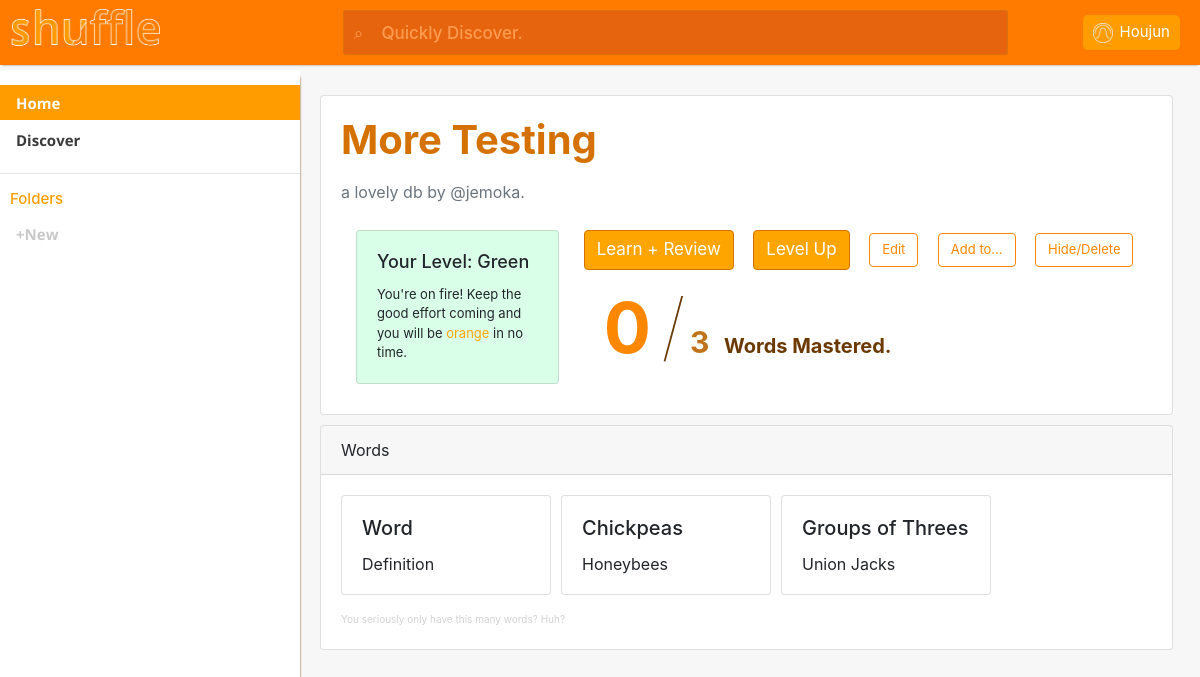
The app's page /databases/42/ (signed in) with its own data.
### account/models.py (models this page shows)
class User(AbstractUser):
    verified = models.BooleanField(default=False)
    points = models.IntegerField(default=0)
    setCount = models.IntegerField(default=20)

### dbapi/models.py (models this page shows, shortened)
class Database(models.Model):
    name = models.CharField(max_length=255, default="", help_text='Name')
    description = models.TextField(default="", help_text='Description')
    owner = models.ForeignKey(User, null=True, on_delete=models.CASCADE, related_name='databases')
    folder = models.ForeignKey(Folder, null=True, blank=True, on_delete=models.SET_NULL, related_name='databases')

class Word(models.Model):
    term = models.TextField(default="", help_text='Term')
    definition = models.TextField(default="", help_text='Definition')
    image_url = models.CharField(max_length=500, null=True, blank=True, help_text='Image URL')
    database = models.ForeignKey(Database, null=True, on_delete=models.CASCADE, related_name='words')

### database/views.py (the view)
# urls.py: path('<int:database_id>/', views.database_view, name="database_view"),
@login_required(login_url='/login')
def database_view(request, database_id):
    template = loader.get_template('database/db.html')
    folders = request.user.folders.all()
    folderContext = []
    for folder in folders:
        folderContext.append([folder.id, folder.name])
    database = Database.objects.get(pk=database_id)
    words = []
    for word in database.words.all():
        words.append([word.term, word.definition])
    ls = request.user.user_levels.all().filter(db_id=database_id)
    if len(ls) == 0:
        levelSpec = LevelDesc(db=database, user=request.user, points=0, mastered=0)
    else:
        levelSpec = ls[0]
    levelSpec.lastAccess = datetime.today()
    levelSpec.save()
    owned = []
    databases = request.user.user_levels.all().order_by("-lastAccess")
    for i in databases:
        if i.db.owner == request.user:
            owned.append([i.db.name, i.db.description, i.db.owner.username, i.points, i.db.id])
    return HttpResponse(template.render({"username": request.user.username, "firstname": request.user.first_name, "points": request.user.points, "folders": folderContext, "words": words, "dbname": database.name, "dbdesc": database.description, "dbowner": database.owner.username, "dbid": database_id, "dbPoints": levelSpec.points, "mastered":  levelSpec.mastered, "count": len(database.words.all()), "owned": owned}, request))

### shuffle/templates/database/db.html (shortened to what this page needs)
{% load static %}
<!DOCTYPE html>
<html>
    <head>
        <link href="{% static "masters/css/bootstrap/bootstrap.css" %}" rel="stylesheet">
        <link href="{% static "masters/css/a-master.css" %}" rel="stylesheet">
        <link href="{% static "database/css/db.css" %}" rel="stylesheet">
    </head>
    <body>
        <div id="content-wrapper">
            <div id="nav-wrapper">
                <topnav class="clearfix">
                    <a href="/" style="padding-right: 3vw">
                        <img id="topnav-img" src="{% static "masters/img/shuffle-brand.png" %}" alt="shuffle branding">
                    </a>
                    <form class="search" action="/search/" method="get" style="display: inline-block">
                        <input style="display:inline-block;" class="search-box" type="text" name="search-field" autocomplete="off" placeholder="&#8981;    Quickly Discover.">
                    </form>
                    <div id="account-dropdown-container">
                        <div id="account">
                            <img id="account-profile" src="{% static "masters/img/shuffle-profile.png" %}" alt="shuffle profile">
                            <div id="account-info">
                                {% if firstname %}
                                {{firstname}}
                                {% else %}
                                @{{username}}
                                {% endif %}
                            </div>
                        </div>
                    </div>
                </topnav>
                <sidenav class="clearfix">
                    <div class="sidenav-item active">
                        <a class="sidenav-link active" href="/">Home</a>
                    </div>
                    <div class="sidenav-item">
                        <a class="sidenav-link" href="/nyd">Discover</a>
                    </div>
                    <hr \>
                    <h3 class="nav-section">Folders</h3>
                    <div class="sidenav-item">
                        <a class="sidenav-link" style="color: rgb(200, 200, 200) "href="/nyd">+New</a>
                    </div>
                </sidenav>
            </div>
            <div id="main-wrapper" style="overflow:hidden; padding-right: 30px; padding-top: 10px">
                <div style="transform: translateX(20px);">
                    <div class="card" style="width: 98%;">
                        <div class="card-body">
                            <h5 class="card-title db-title">{{dbname}}</h5>
                            <p class="card-text text-muted">a lovely db by @{{dbowner}}.</p>
                            {% if dbPoints <= 0 %}
                            <div class="card level-card" style="width:25%; background-color: rgb(242, 242, 242); float: left; margin: 10px 15px 10px 15px;">
                                <div class="card-body">
                                    <h5 class="card-title level-card-title">Your Level: Silver</h5>
                                    <p class="card-text level-card-desc">Let's begin! Rock this set by hitting the <t style="color:#a05500">Learn</t> button.</p>
                                </div>
                            </div>
                            {% elif dbPoints <= 5000 %}
                            <div class="card level-card" style="width:25%; background-color: rgb(218, 255, 233); float: left; margin: 10px 15px 10px 15px;">
                                <div class="card-body">
                                    <h5 class="card-title level-card-title">Your Level: Green</h5>
                                    <p class="card-text level-card-desc">You're on fire! Keep the good effort coming and you will be <t style="color:orange">orange</t> in no time.</p>
                                </div>
                            </div>
                            {% endif %}
                            <a href="/learn/l/{{dbid}}" class="btn btn-primary" style="margin-left: 10px">Learn + Review</a>
                            <a href="/learn/t/{{dbid}}" class="btn btn-primary" style="margin-left: 10px">Level Up</a>
                            <a href="/edit/{{dbid}}" class="btn" style="margin-left: 10px">Edit</a>
                            <a href="/nyd" class="btn" style="margin-left: 10px">Add to...</a>
                            <a href="/edit/delete/{{dbid}}" class="btn" style="margin-left: 10px">Hide/Delete</a>
                            <br \>
                            <t class="mastery-counter" style="padding-left: 30px; margin-top: 10px">{{mastered}}</t>
                            <t class="mastery-slash" style="margin-top: 10px; margin-left: 6px;">/</t>
                            <t class="mastery-total" style="margin-top: 10px;">{{count}}</t>
                            <br class="mastery-spacer" \>
                            <t class="mastery-blurb" style="margin-top: 10px;">Words Mastered.</t>
                        </div>
                    </div>
                    <div class="card" style="margin-top: 10px; width: 98%;">
                        <div class="card-header" class="card-header" data-toggle="collapse" data-target="#words-collapse" aria-expanded="true" aria-controls="collapseTwo" style="text-decoration: none; cursor: pointer">
                            Words
                        </div>
                        <div class="card-body collapse show" id="words-collapse" aria-labelledby="headingTwo">
                            <div class="vocab-container">
                                {% for word in words %}
                                <div class="card vocab-card">
                                    <div class="card-body">
                                        <h5 class="card-title" style="text-overflow: ellipsis; white-space: nowrap; overflow: hidden;">{{ word.0 }}</h5>
                                        <p class="card-text" style="text-overflow: ellipsis; white-space: nowrap; overflow: hidden;">{{ word.1 }}</p>
                                    </div>
                                </div>
                                {% endfor %}
                            </div>
                            <t style="color: rgb(210, 210, 210); font-size: 10px;">You seriously only have this many words? Huh?<t>
                        </div>
                    </div>
                    </div>
                </div>
                <br />
            </div>
    </body>
</html>

### shuffle/static_resources/masters/css/a-master.css (style rules this page uses)
html { min-width: 320px; height: 100%; }
body { background-color: #f7f7f7; height: 100%; }
#content-wrapper { height: 100% }
.clearfix:after { content: " "; visibility: hidden; display: block; height: 0; clear: both; }
input { caret-color: rgb(211, 97, 21); }
sidenav { position: fixed; top: 0; left: 0; box-shadow: 5px 2px 2px -5px #804808; background-color: #ffffff; transform: translateY(70px); width: 25vw; z-index: 0; height: 100%; }
topnav { z-index: 1; background-color: rgb(255, 123, 0); position: fixed; box-shadow: 0 2px 2px -2px gray; display: inline-flex; flex-direction: row; align-items: center; top: 0px; width: 100%; }
#account { max-width: 15vw; flex-grow: 1; border-radius: 5px; background-color: rgb(255, 157, 0); margin-right: 20px; display: inline-flex; flex-direction: row; justify-content: space-around; align-items: center; }
#account-info { padding-left: 7px; flex-grow: 3; color: white; text-overflow: ellipsis; overflow: hidden; white-space: nowrap; padding-right: 10px; }
#account-profile { min-width: 30px; max-height: 20px; padding-left: 10px; flex-grow: 1; }
#topnav-img { height: auto; padding-left: 10px; }
.search { flex-grow: 2; text-align: center; color: #ffffff; }
::placeholder { color: #ff9c51; font-weight: 500; }
.search-box { width: 75%; transform: translateX(3vw); border-radius: 2px; border-style:solid; border-color:#db710d; border-width: 0.25px; outline: none; background-color: #e6640e; color: #f0f0f0; transition: background-color 0.5s; font-weight: 600; padding-left: 10px; }
#account-dropdown-container { display: flex; flex-direction: column; cursor: pointer; }
@media (min-width: 1200px) { #main-wrapper { margin-left: 25vw; margin-top: 85px; } }
@media (min-width: 1200px) { topnav { width: 100%; height: 65px; } }
@media (min-width: 1200px) { sidenav { height: 100%; padding-top: 15px; } }
@media (min-width: 1200px) { .nav-section { color: rgb(255, 157, 0); font-size: 15px; padding-left: 10px; } }
@media (min-width: 1200px) { .sidenav-item { transition: background-color 0.5s; height: 35px; vertical-align: middle; position: relative; margin-bottom: 2px; } }
@media (min-width: 1200px) { .sidenav-item.active { background-color: rgb(255, 157, 0); } }
@media (min-width: 1200px) { .sidenav-link { position: absolute; top: 50%; transform: translateY(-50%); padding: 6px 8px 6px 16px; text-decoration: none; font-size: 15px; width: 100%; height: 100%; color: #3a3a3a; display: block; font-family: 'Open Sans', sans-serif; font-weight: 700; transition: color 0.5s; text-overflow: ellipsis; overflow: hidden; white-space: nowrap; } }
@media (min-width: 1200px) { .sidenav-link.active { padding: 6px 8px 6px 16px; text-decoration: none; color: #ffffff; display: block; font-family: 'Open Sans', sans-serif; font-weight: 700; } }
@media (min-width: 1200px) { #account { height: 35px; } }
@media (min-width: 1200px) { #account-info { font-size: 15px; } }
@media (min-width: 1200px) { .search-box { height:45px; font-size: 17px; } }
@media (min-width: 1200px) { #topnav-img { width: 10em; } }

### shuffle/static_resources/database/css/db.css (style rules this page uses)
.db-title { font-family: 'Open Sans' sans-serif; font-weight: 700; font-size: 40px; color: #d47100 }
.btn-primary { background-color: orange; border-color: #d47100 !important; margin-right: 5px; margin-top: 10px; }
.btn:not(.btn-primary) { color: #fd8700; transition: color border-color 0.25s; border-color: #fd8700; margin-right: 5px; margin-top: 10px; }
.vocab-container { display: flex; flex-flow: row wrap; }
.vocab-card { margin-right: 10px; margin-bottom: 10px; cursor: default; }
.mastery-counter { color: #fd8700; font-weight: 700; font-size: 70px; }
.mastery-total { color: #c0731a; font-weight: 700; font-size: 30px; }
.mastery-slash { color: #6b3900; font-weight: 100; font-size: 75px; }
@media (min-width: 1199px) { .vocab-card { height: 100px; width: 210px; } }
@media (min-width: 1199px) { .btn-primary { font-size: 17px; } }
@media (min-width: 1199px) { .btn:not(.btn-primary) { font-size: 13px; } }
@media (min-width: 1199px) { .level-card-title { font-size: 18px; } }
@media (min-width: 1199px) { .level-card-desc { font-size: 13px; } }
@media (min-width: 1199px) { .level-card { display: block; width: auto; } }
@media (min-width: 1199px) { .mastery-blurb { color: #6b3900; font-weight: 700; font-size: 20px; padding-left: 10px; } }

### records on screen
User: first_name "Houjun", username "jemoka"
Database: name "More Testing"
Word: term "Word", definition "Definition"
Word: term "Chickpeas", definition "Honeybees"
Word: term "Groups of Threes", definition "Union Jacks"

### other values on screen
{{ mastered }} "0"
{{ count }} "3"
